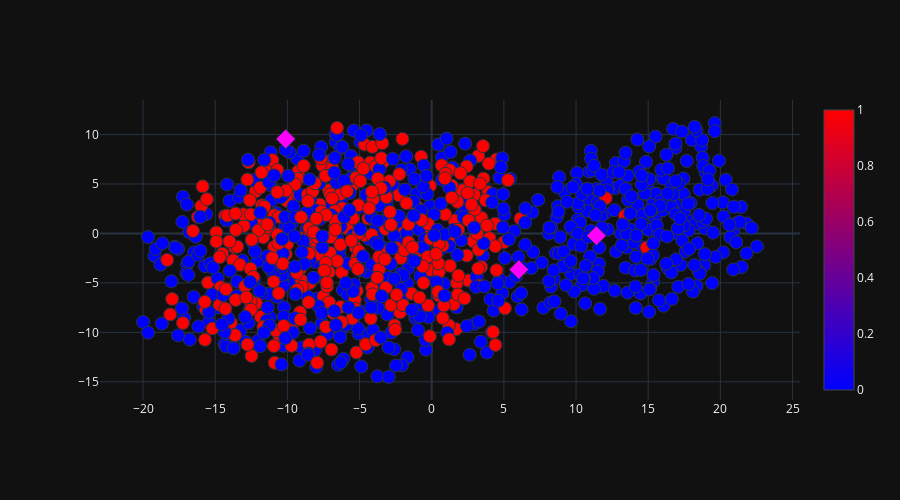
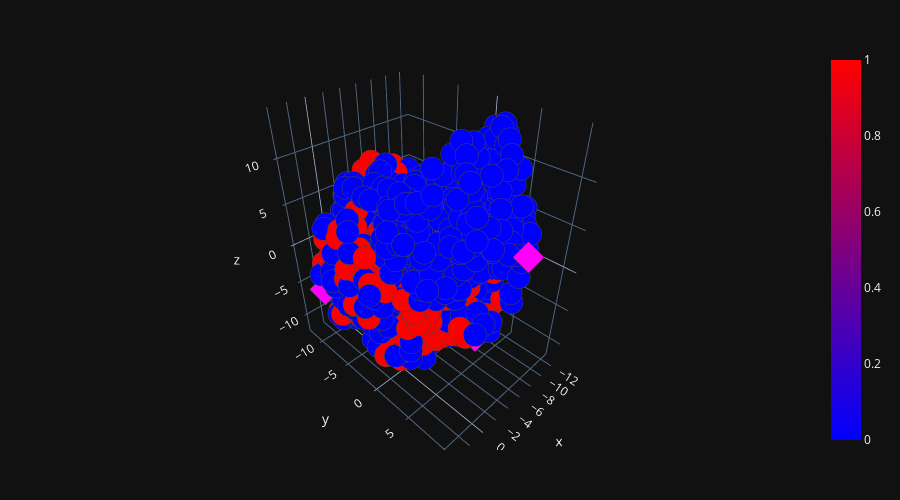

The code cell stored with these charts, in order, in its notebook:
### Code cell
plot_words = ['sad', 'calm', 'suicide']

plot_word_2d(plot_words, color_scale=False)
plot_word_3d(plot_words, color_scale=False)

### Figure 1 — Plotly figure (JSON) as saved in the notebook; plotly's stock layout.template omitted (floating-point values rounded to 4 significant figures; data arrays with more than 128 entries replaced by an {"elided": "..."} marker saying what was removed)
{"data": [{"hoverinfo": "text", "marker": {"color": {"elided": "962 int values"}, "colorscale": [[0, "rgb(0,0,255)"], [1, "rgb(255,0,0)"]], "line": {"width": 1}, "showscale": true, "size": 13}, "mode": "markers", "showlegend": false, "text": {"elided": "962 str values"}, "type": "scatter", "x": {"elided": "962 float values"}, "y": {"elided": "962 float values"}}, {"hoverinfo": "text", "marker": {"color": "magenta", "line": {"width": 1}, "showscale": false, "size": 15, "symbol": "diamond"}, "mode": "markers", "showlegend": false, "text": ["sad", "calm", "suicide"], "type": "scatter", "x": [-10.12, 11.41, 6.037], "y": [9.549, -0.2229, -3.655]}], "layout": {"height": 500, "margin": {"b": 100, "l": 100, "r": 100, "t": 100}, "width": 900}}

### Figure 2 — Plotly figure (JSON) as saved in the notebook; plotly's stock layout.template omitted (floating-point values rounded to 4 significant figures; data arrays with more than 128 entries replaced by an {"elided": "..."} marker saying what was removed)
{"data": [{"hoverinfo": "text", "marker": {"color": {"elided": "962 int values"}, "colorscale": [[0, "rgb(0,0,255)"], [1, "rgb(255,0,0)"]], "line": {"width": 1}, "opacity": 1, "showscale": true, "size": 8}, "mode": "markers", "showlegend": false, "text": {"elided": "962 str values"}, "type": "scatter3d", "x": {"elided": "962 float values"}, "y": {"elided": "962 float values"}, "z": {"elided": "962 float values"}}, {"hoverinfo": "text", "marker": {"color": "magenta", "line": {"width": 1}, "showscale": false, "size": 8, "symbol": "diamond"}, "mode": "markers", "showlegend": false, "text": ["sad", "calm", "suicide"], "type": "scatter3d", "x": [2.854, -4.812, -7.166], "y": [-9.47, 10.73, 4.058], "z": [-4.998, 5.875, -9.734]}], "layout": {"height": 500, "margin": {"b": 50, "l": 50, "r": 50, "t": 50}, "width": 900}}
